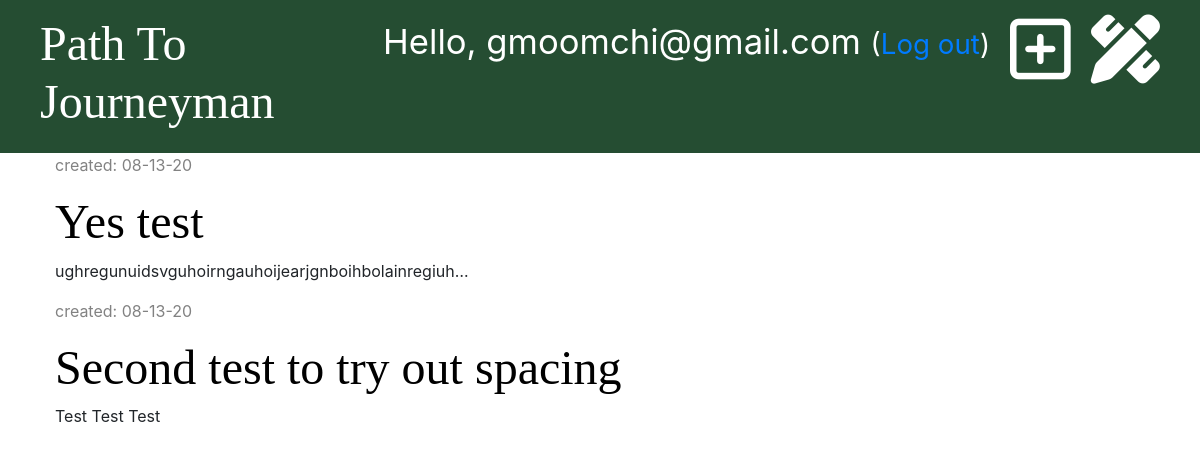
Before: /drafts/ (signed in) with the older database file.
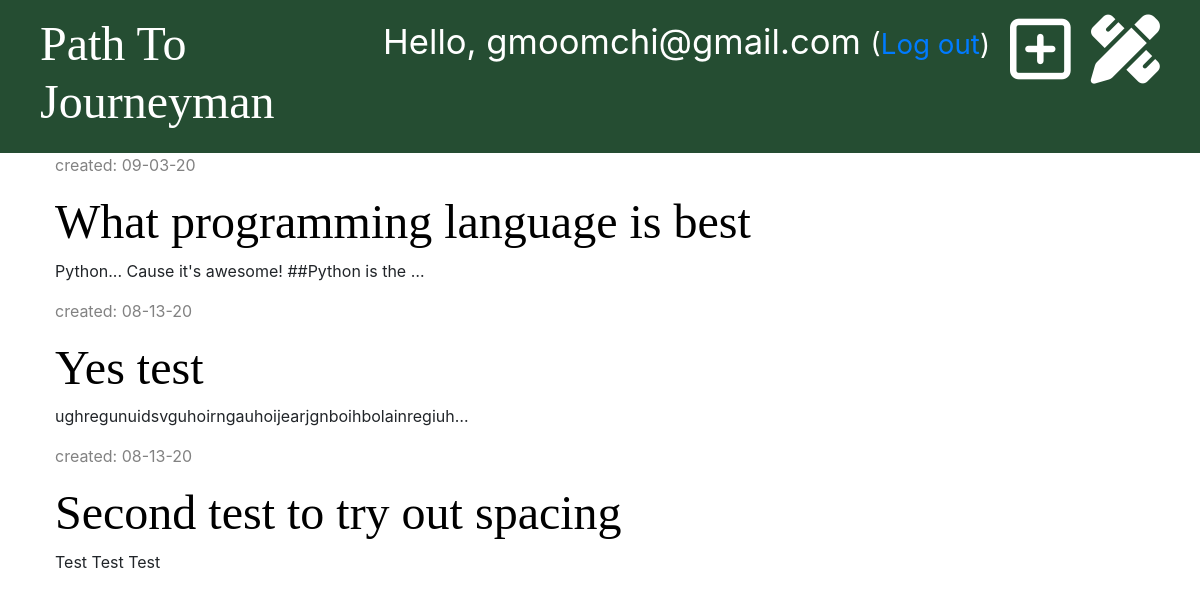
After: the same page with the newer database file.
### blog/models.py (models this page shows, shortened)
class Post(models.Model):
    author = models.ForeignKey('auth.User', on_delete=models.CASCADE)
    title = models.CharField(max_length=200)
    text = models.TextField()
    created_date = models.DateTimeField(default=timezone.now)
    published_date = models.DateTimeField(blank=True, null=True)

### blog/views.py (the view)
# urls.py: path('drafts/', views.post_draft_list, name='post_draft_list'),
@login_required
def post_draft_list(request):
    posts = Post.objects.filter(published_date__isnull=True).order_by('-created_date')
    stuff_for_frontend = {'posts': posts}
    return render(request, 'blog/post_draft_list.html', stuff_for_frontend)

### blog/templates/blog/post_draft_list.html (shortened to what this page needs)
{% extends 'blog/base.html' %}
{% block content %}
    {% for post in posts %}
        <dive class="post">
        <p class="date">created: {{ post.created_date|date:'m-d-y' }}</p>
            <h1><a href="{% url 'post_detail' pk=post.pk %}">{{ post.title }}</a></h1>
        <p>{{ post.text|truncatechars:50 }}</p>
        </dive>
    {% endfor %}
{% endblock %}

Changed rows visible on the page:
added Post: created_date "09-03-20", title "What programming language is best", text "Python... Cause it's awesome! ##Python is the …"
